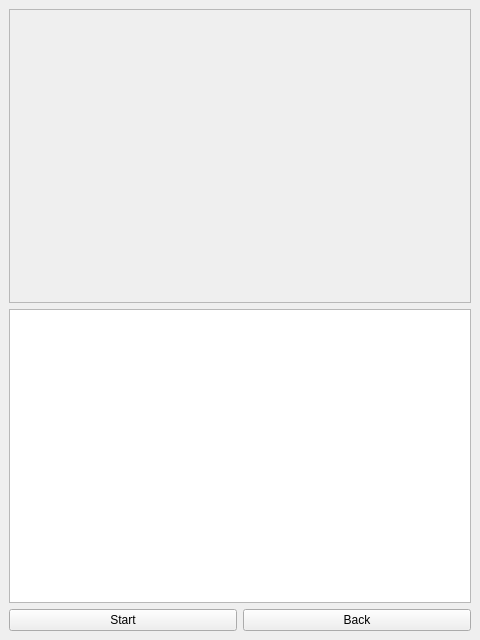
<?xml version="1.0" encoding="UTF-8"?>
<ui version="4.0">
 <class>LiveView</class>
 <widget class="QMainWindow" name="LiveView">
  <property name="geometry">
   <rect>
    <x>0</x>
    <y>0</y>
    <width>480</width>
    <height>640</height>
   </rect>
  </property>
  <property name="windowTitle">
   <string>MainWindow</string>
  </property>
  <widget class="QWidget" name="centralwidget">
   <layout class="QGridLayout" name="gridLayout">
    <item row="0" column="0">
     <widget class="QTextEdit" name="liveOutput">
      <property name="enabled">
       <bool>false</bool>
      </property>
      <property name="readOnly">
       <bool>true</bool>
      </property>
     </widget>
    </item>
    <item row="2" column="0">
     <layout class="QHBoxLayout" name="horizontalLayout">
      <item>
       <widget class="QPushButton" name="liveControl">
        <property name="text">
         <string>Start</string>
        </property>
       </widget>
      </item>
      <item>
       <widget class="QPushButton" name="exitBt">
        <property name="text">
         <string>Back</string>
        </property>
       </widget>
      </item>
     </layout>
    </item>
    <item row="1" column="0">
     <widget class="QListWidget" name="connectedDevicesList">
      <property name="editTriggers">
       <set>QAbstractItemView::NoEditTriggers</set>
      </property>
      <property name="selectionMode">
       <enum>QAbstractItemView::MultiSelection</enum>
      </property>
     </widget>
    </item>
   </layout>
  </widget>
  <widget class="QMenuBar" name="menubar">
   <property name="geometry">
    <rect>
     <x>0</x>
     <y>0</y>
     <width>480</width>
     <height>18</height>
    </rect>
   </property>
  </widget>
 </widget>
 <resources/>
 <connections/>
</ui>
